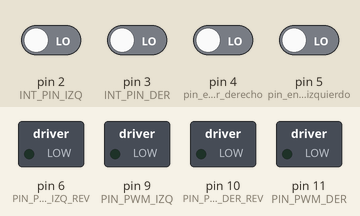
This sketch was run on a simulated Arduino Uno, built with avr-gcc and run on an emulated ATmega328P. On the bench: switched loads named in the sketch (green lamp = pin HIGH). Inputs (shaded band) come from the test bench; at power-on: pin 2 (INT_PIN_IZQ), pin 3 (INT_PIN_DER), pin 4 (pin_encoder_derecho), pin 5 (pin_encoder_izquierdo) LOW. What the sketch prints to the serial monitor is not drawn.

Above: at 0.15 s.
At 1.2 s:
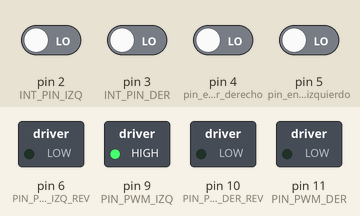
1.3 s: pin 2 (INT_PIN_IZQ) driven HIGH
At 1.65 s:
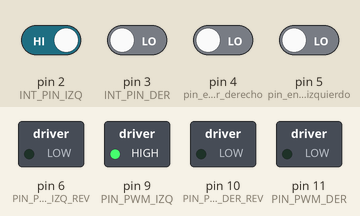
4.3 s: pin 3 (INT_PIN_DER) driven HIGH
Timing chart, 0 to 7.3 s (numbered marks = the images above; inputs shaded):
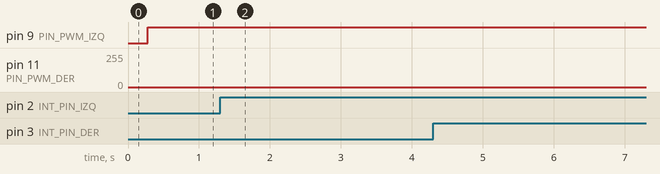

The sketch:

test_puente_h.ino
```cpp
// define IO pins
#define INT_PIN_IZQ    2  // D2 pin for external interrupt 0
#define INT_PIN_DER    3  // D3 pin for external interrupt 1

#define PIN_PWM_IZQ_REV    6 //  D7  left  motor direction
#define     PIN_PWM_IZQ    9 //  D9  left  motor PWM
#define PIN_PWM_DER_REV   10 //  D8  right motor direction
#define     PIN_PWM_DER   11 //  D10 right motor PWM

#define        MAX_TIME 10000.0000
#define        pin_encoder_derecho   4   //al amarillo del encoder derecho
#define        pin_encoder_izquierdo 5    //al amarillo del encoder izquierdo
// define global variables here
float Dt_izq   = MAX_TIME;
float Dt_der   = MAX_TIME;
float Dt_izq_0 = MAX_TIME;
float Dt_der_0 = MAX_TIME;


int ms=0;
boolean lapso;

long tiempo_ultimo_pulso_izq=-1*MAX_TIME;
long tiempo_ultimo_pulso_der=-1*MAX_TIME;

float v_izq;
float v_der;

int pwm_izq;
int pwm_der;

int dir_izq;
int dir_der;

int contador;

float VELOCIDAD = 0;
float     CURVA = 0;

//*********************************************
void setup()
{
  pinMode(PIN_PWM_IZQ,OUTPUT);
  pinMode(PIN_PWM_IZQ_REV,OUTPUT);
  pinMode(PIN_PWM_DER,OUTPUT);
  pinMode(PIN_PWM_DER_REV,OUTPUT);
  attachInterrupt(0, IntEncoderIzq, CHANGE);//RISING
  attachInterrupt(1, IntEncoderDer, CHANGE);//RISING

  Serial.begin(9600);
  Serial.println("Inicio");


  //la velocidad que he conseguido con la pila tal y como est es hasta algo menos de 120
  VELOCIDAD = 10;//[0,115]
  CURVA = 0;

  lapso=true;
}


//*********************************************
void loop(){
  direccion();
  motor();
}


void motor(){


  if(ms>5){
    ms=0;
    lapso=true;
    contador++;
  }else{
    ms=millis();
    lapso=false;
  }

  /*
  if((contador %10000)==0){
    v_izq+=4;
    v_der+=4;
  }
  */

  float v_der_real = VDer();
  float v_izq_real = VIzq();

  float max_aceleracion = 0.0100;


  /*if(contador%30==0){

    if(v_der_real > v_izq_real){
      if(v_der_real > v_der){
        pwm_der--;
      }else{
        pwm_izq++;
      }
    }else if(cv_der_real < v_izq_real){
      if(v_der_real < v_der){
        pwm_der++;
      }else{
        pwm_izq--;
      }
    }

  }else*/
  if(contador%10==0){

      if(v_der_real<v_der && a_der()<max_aceleracion){
        pwm_der++;
      }else if(v_der <v_der_real && a_der()>-1*max_aceleracion){
        pwm_der--;
      }
      if(v_izq_real <v_izq && a_izq()<max_aceleracion){
        pwm_izq++;
      }else if(v_izq <v_izq_real && a_izq()>-1*max_aceleracion){
        pwm_izq--;
      }

  }
  //if pwm_izq>0
  if(pwm_izq<0){
    analogWrite(PIN_PWM_IZQ,0);
    analogWrite(PIN_PWM_IZQ_REV,abs(pwm_izq));
  }else if(pwm_izq>0){
    analogWrite(PIN_PWM_IZQ_REV,0);
    analogWrite(PIN_PWM_IZQ,pwm_izq);
  }else{
    analogWrite(PIN_PWM_IZQ,0);
    analogWrite(PIN_PWM_IZQ_REV,0);
  }

  if(pwm_der<0){
    analogWrite(PIN_PWM_DER,0);
    analogWrite(PIN_PWM_DER_REV,abs(pwm_der));
  }else if(pwm_der>0){
    analogWrite(PIN_PWM_DER_REV,0);
    analogWrite(PIN_PWM_DER,pwm_der);
  }else{
    analogWrite(PIN_PWM_DER,0);
    analogWrite(PIN_PWM_DER_REV,0);
  }
  /*
  for(int i=0;i<150;i+=20){
    pwm_izq=i;
    pwm_der=i;


    Serial.print(a_izq());
    Serial.print(" : ");
    Serial.print(a_der());
    Serial.println();
    Serial.print(VIzq());
    Serial.print(" : ");
    Serial.print(VDer());
    Serial.println();
    Serial.println();
    Serial.println();
    Serial.println();
    delay(10000);
  }*/
/*
  if(contador % 100 == 0){
    Serial.print(pwm_der);
    Serial.print(":");
    Serial.println(pwm_izq);


    Serial.print(VIzq());
    Serial.print(":");
    Serial.println(VDer());
  }*/
}

/*
int _PWM(float v){

  int pwm;

  //ajuste por mnimos cuadradados con medidas de PWNM/velocidad
  pwm=69-3*v+0.04*pow(v,2);


  if(pwm>255)
    pwm=255;

  return pwm;
}
*/

void direccion(){
  /*
  CURVA = -0.5; //[-1   -0.5   0   0.5   1]
  */
  if(CURVA <0){
    v_izq = VELOCIDAD * (1.00 + CURVA * 2.00);
    v_der = VELOCIDAD;
  }else if(CURVA>0){
    v_izq = VELOCIDAD;
    v_der = VELOCIDAD * (1 - CURVA * 2);
  }else{
    v_izq = VELOCIDAD;
    v_der = VELOCIDAD;
  }
}
//**********************************************

float a_izq(){

  return 7500000.0000 * (1.0000/Dt_izq-1.0000/Dt_izq_0)/Dt_izq;


}
float a_der(){

  return 7500000.0000 * (1.0000/Dt_der-1.0000/Dt_der_0)/Dt_der;


}
//**********************************************
float VIzq(){
  if((micros()-tiempo_ultimo_pulso_izq)>=MAX_TIME)
    return 0;
  else
    return 750000.0000/Dt_izq;
}
float VDer(){
  if((micros()-tiempo_ultimo_pulso_der)>=MAX_TIME)
    return 0;
  else
    return 750000.0000/Dt_der;
}

//**********************************************
//Lectura del encoder izquierdo
void IntEncoderIzq()
{
  dir_izq=-1;
  if(digitalRead(pin_encoder_izquierdo)) dir_izq=1;

  Dt_izq_0 = Dt_izq;
  Dt_izq=micros()-tiempo_ultimo_pulso_izq;                               // time between last state change and this state change
  tiempo_ultimo_pulso_izq=micros();                                    // update tiempo_ultimo_pulso_izq with time of most recent state change
}


//Lectura del encoder derecho
void IntEncoderDer()
{
  dir_der=-1;
  if(digitalRead(pin_encoder_derecho)) dir_der=1;
  Dt_der_0 = Dt_der;
  Dt_der=micros()-tiempo_ultimo_pulso_der;                               // time between last state change and this state change
  tiempo_ultimo_pulso_der=micros();                                      // update tiempo_ultimo_pulso_izq with time of most recent state change
}
```

Measured:
- after the input at 1.3 s, pin 11 (PIN_PWM_DER): stays 0/255 (without the input it goes to 28/255 after 1.4 s)
